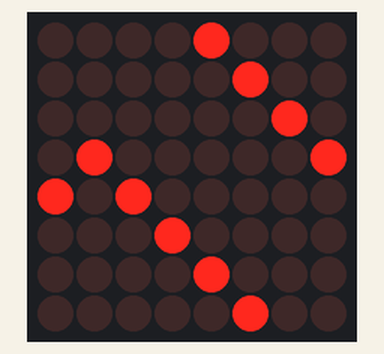
Recording of a sketch running on a simulated Arduino Uno, built with avr-gcc and run on an emulated ATmega328P. On the bench: 8×8 LED matrix.

Above: at 0.6 s.
At 5.1 s:
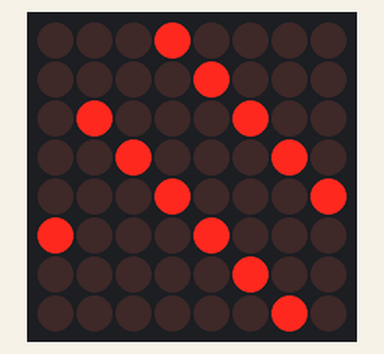
At 10.1 s:
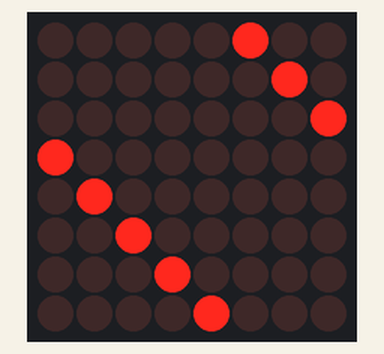
At 19.6 s:
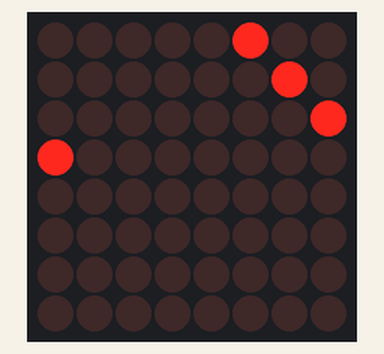
At 30.1 s:
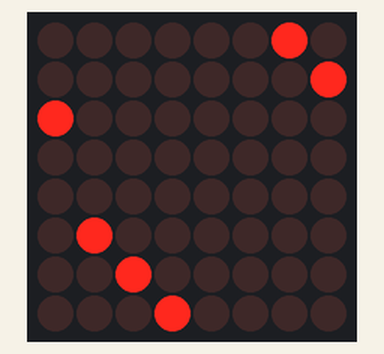
At 39.1 s:
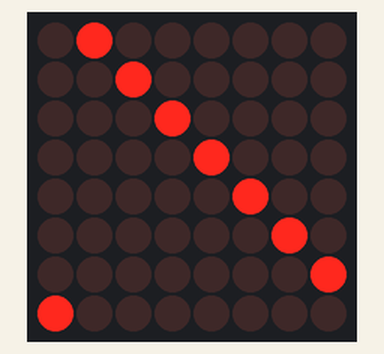

The sketch:

LedMatrixTest.pde
```cpp
#include <LedControl.h>
#include <TimerOne.h>

// LED Dislay class
//
// Used to handle an LED matrix as a display via MAX7219.
// You can specify the brightness level of each of the
// pixels individually (in seven levels).
//
// This class uses TIMER1 with TimerOne library.
class LedDisplayClass {
public:
  void initialize() {
    selector_ = 0;
    clear();
    // Start the timer
    Timer1.initialize(3164);
    // Timer1.initialize(3955);
    Timer1.attachInterrupt(refresh);
  }

  void clear() {
    for (int8_t layer = 0; layer < 7; ++layer) {
      for (int8_t line = 0; line < 8; ++line) {
        lines_[layer][line] = 0;
      }
    }
  }

  void write(int8_t col, int8_t row, int8_t level) {
    if (level > 0) {
      // I mistakenly soldered the DP pin to MSB,
      // so I have to rotate one bit.
      lines_[level - 1][col] |= 1 << ((row - 1) & 7);
    }
  }

private:
  static LedControl led_;      // MAX7219 driver
  static uint8_t lines_[7][8]; // 7 layers x 8 lines
  static int8_t selector_;     // layer selector

  static void refresh() {
    // Shutdown the screen while update
    led_.shutdown(0, true);
    // Update the screen
    for (int8_t line = 0; line < 8; ++line) {
      led_.setRow(0, line, lines_[selector_][line]);
    }
    // Set new intensity
    static const int8_t tonemap[7] = {0, 1, 2, 3, 6, 10, 15};
    led_.setIntensity(0, tonemap[selector_]);
    // Turn on the screen
    led_.shutdown(0, false);
    // Advance the layer selector
    selector_ = (selector_ == 6) ? 0 : selector_ + 1;
  }
};

LedControl LedDisplayClass::led_(2, 4, 3, 1); // DIN, CLK, LOAD
uint8_t LedDisplayClass::lines_[7][8];
int8_t LedDisplayClass::selector_;

LedDisplayClass Display;

void setup(){
  Display.initialize();
}

void loop(){
  static int8_t offs;
  Display.clear();
  for (int8_t row = 0; row < 8; ++row) {
    for (int8_t col = 0; col < 8; ++col) {
      if (row + col < 8) {
        Display.write(col, row, (row + col + offs) & 7);
      } else {
        Display.write(col, row, (14 - row - col + offs) & 7);
      }
    }
  }
  delay(500);
  offs++;
}
```

Measured:
- what the display in image 0 shows lasts 0.5 s, from 0.5 s to 1.0 s
